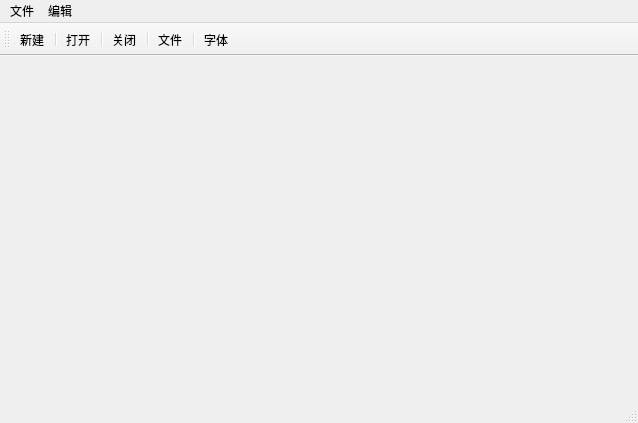
<?xml version="1.0" encoding="UTF-8"?>
<ui version="4.0">
 <class>MainWindow</class>
 <widget class="QMainWindow" name="MainWindow">
  <property name="geometry">
   <rect>
    <x>0</x>
    <y>0</y>
    <width>638</width>
    <height>423</height>
   </rect>
  </property>
  <property name="windowTitle">
   <string>MainWindow</string>
  </property>
  <widget class="QWidget" name="centralWidget"/>
  <widget class="QMenuBar" name="menuBar">
   <property name="geometry">
    <rect>
     <x>0</x>
     <y>0</y>
     <width>638</width>
     <height>26</height>
    </rect>
   </property>
   <widget class="QMenu" name="menufile">
    <property name="title">
     <string>文件</string>
    </property>
    <addaction name="actionNew"/>
    <addaction name="separator"/>
    <addaction name="actionOpen"/>
    <addaction name="separator"/>
    <addaction name="actionClose"/>
   </widget>
   <widget class="QMenu" name="menuedit">
    <property name="title">
     <string>编辑</string>
    </property>
   </widget>
   <addaction name="menufile"/>
   <addaction name="menuedit"/>
  </widget>
  <widget class="QToolBar" name="mainToolBar">
   <attribute name="toolBarArea">
    <enum>TopToolBarArea</enum>
   </attribute>
   <attribute name="toolBarBreak">
    <bool>false</bool>
   </attribute>
   <addaction name="actionNew"/>
   <addaction name="separator"/>
   <addaction name="actionOpen"/>
   <addaction name="separator"/>
   <addaction name="actionClose"/>
   <addaction name="separator"/>
   <addaction name="actionfile"/>
   <addaction name="separator"/>
   <addaction name="actionfont"/>
  </widget>
  <widget class="QStatusBar" name="statusBar"/>
  <action name="actionNew">
   <property name="text">
    <string>新建</string>
   </property>
  </action>
  <action name="actionOpen">
   <property name="text">
    <string>打开</string>
   </property>
  </action>
  <action name="actionClose">
   <property name="text">
    <string>关闭</string>
   </property>
  </action>
  <action name="actionfile">
   <property name="text">
    <string>文件</string>
   </property>
  </action>
  <action name="actionfont">
   <property name="text">
    <string>字体</string>
   </property>
  </action>
 </widget>
 <layoutdefault spacing="6" margin="11"/>
 <resources/>
 <connections/>
</ui>
